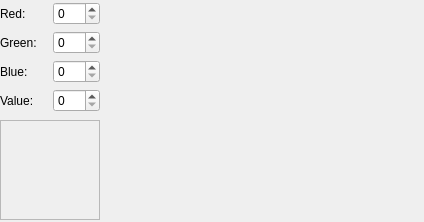
<?xml version="1.0" encoding="UTF-8"?>
<ui version="4.0">
 <class>ColorPicker</class>
 <widget class="QWidget" name="ColorPicker">
  <property name="geometry">
   <rect>
    <x>0</x>
    <y>0</y>
    <width>424</width>
    <height>222</height>
   </rect>
  </property>
  <property name="windowTitle">
   <string>Form</string>
  </property>
  <layout class="QGridLayout" name="gridLayout_main" rowstretch="0,0" columnstretch="0,0,0,0">
   <property name="leftMargin">
    <number>0</number>
   </property>
   <property name="topMargin">
    <number>0</number>
   </property>
   <property name="rightMargin">
    <number>0</number>
   </property>
   <property name="bottomMargin">
    <number>0</number>
   </property>
   <item row="0" column="0">
    <layout class="QGridLayout" name="gridLayout_3">
     <property name="leftMargin">
      <number>0</number>
     </property>
     <property name="topMargin">
      <number>0</number>
     </property>
     <property name="rightMargin">
      <number>0</number>
     </property>
     <property name="bottomMargin">
      <number>0</number>
     </property>
     <item row="0" column="0">
      <widget class="QLabel" name="label_5">
       <property name="text">
        <string>Red:</string>
       </property>
      </widget>
     </item>
     <item row="0" column="1">
      <widget class="AltSpinBox" name="spinBox_red">
       <property name="maximum">
        <number>255</number>
       </property>
       <property name="value">
        <number>0</number>
       </property>
      </widget>
     </item>
     <item row="1" column="0">
      <widget class="QLabel" name="label_6">
       <property name="text">
        <string>Green:</string>
       </property>
      </widget>
     </item>
     <item row="2" column="0">
      <widget class="QLabel" name="label_7">
       <property name="text">
        <string>Blue:</string>
       </property>
      </widget>
     </item>
     <item row="3" column="0">
      <widget class="QLabel" name="label_8">
       <property name="text">
        <string>Value:</string>
       </property>
      </widget>
     </item>
     <item row="1" column="1">
      <widget class="AltSpinBox" name="spinBox_green">
       <property name="maximum">
        <number>255</number>
       </property>
      </widget>
     </item>
     <item row="2" column="1">
      <widget class="AltSpinBox" name="spinBox_blue">
       <property name="maximum">
        <number>255</number>
       </property>
      </widget>
     </item>
     <item row="3" column="1">
      <widget class="AltSpinBox" name="spinBox_value">
       <property name="maximum">
        <number>255</number>
       </property>
      </widget>
     </item>
    </layout>
   </item>
   <item row="1" column="0">
    <widget class="QFrame" name="frame">
     <property name="maximumSize">
      <size>
       <width>100</width>
       <height>100</height>
      </size>
     </property>
     <property name="frameShape">
      <enum>QFrame::StyledPanel</enum>
     </property>
     <property name="frameShadow">
      <enum>QFrame::Plain</enum>
     </property>
     <layout class="QHBoxLayout" name="horizontalLayout">
      <property name="leftMargin">
       <number>0</number>
      </property>
      <property name="topMargin">
       <number>0</number>
      </property>
      <property name="rightMargin">
       <number>0</number>
      </property>
      <property name="bottomMargin">
       <number>0</number>
      </property>
      <item>
       <widget class="QLabel" name="label_color">
        <property name="text">
         <string/>
        </property>
       </widget>
      </item>
     </layout>
    </widget>
   </item>
   <item row="0" column="3" rowspan="2">
    <widget class="ColorCells" name="widget_colorCell" native="true"/>
   </item>
   <item row="0" column="2" rowspan="2">
    <widget class="ColorWheel" name="widget_colorWheel" native="true"/>
   </item>
   <item row="0" column="1" rowspan="2">
    <widget class="ColorValueSlider" name="widget_valueSlider" native="true"/>
   </item>
  </layout>
 </widget>
 <customwidgets>
  <customwidget>
   <class>ColorWheel</class>
   <extends>QWidget</extends>
   <header>widgets\color\colorwheel.h</header>
   <container>1</container>
  </customwidget>
  <customwidget>
   <class>ColorValueSlider</class>
   <extends>QWidget</extends>
   <header>widgets\color\colorvalueslider.h</header>
   <container>1</container>
  </customwidget>
  <customwidget>
   <class>ColorCells</class>
   <extends>QWidget</extends>
   <header>widgets\color\colorcells.h</header>
   <container>1</container>
  </customwidget>
  <customwidget>
   <class>AltSpinBox</class>
   <extends>QSpinBox</extends>
   <header>altspinbox.h</header>
  </customwidget>
 </customwidgets>
 <resources/>
 <connections/>
</ui>
